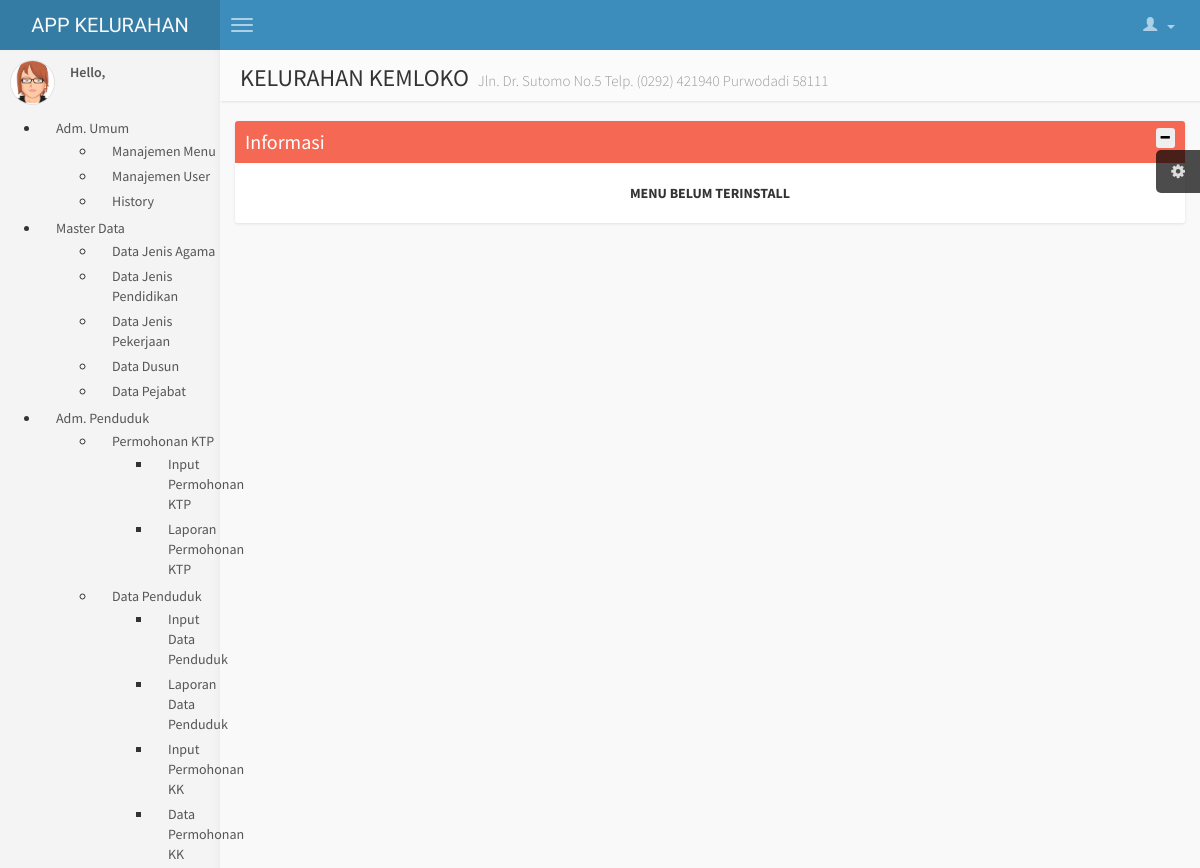
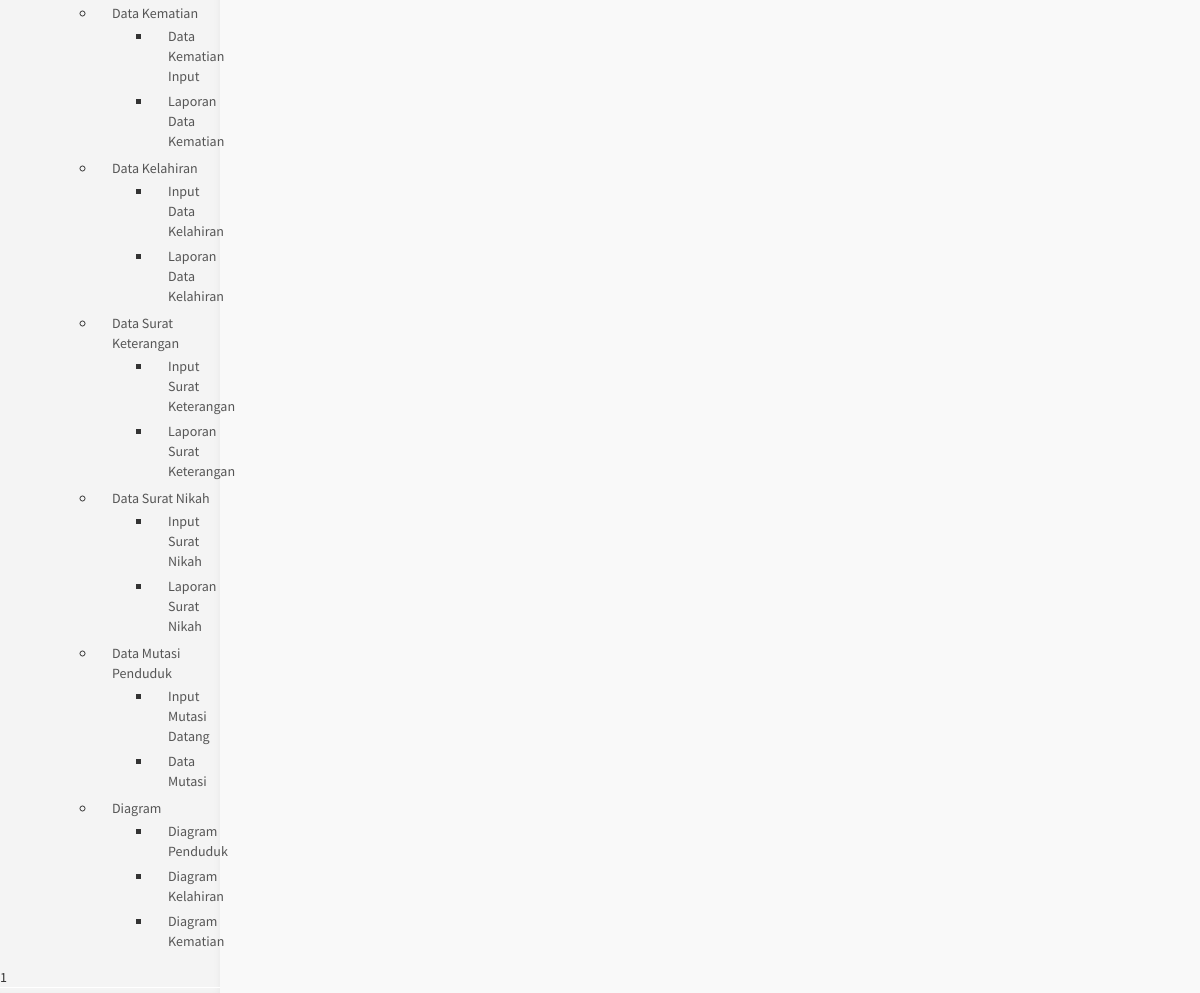
The page /media.php on the database its author committed (2 pictures, top to bottom).
### tables this page shows
CREATE TABLE `kel_menu` (
  `id_menu_utama` int(10) NOT NULL AUTO_INCREMENT,
  `sub_menu` int(10) DEFAULT NULL,
  `nama_menu` varchar(50) DEFAULT NULL,
  `status` enum('tidak tampil','tampil') DEFAULT NULL,
  `link_menu` varchar(50) DEFAULT NULL,
  `nama_link` varchar(50) DEFAULT NULL,
  `img_menu` varchar(255) DEFAULT NULL,
  PRIMARY KEY (`id_menu_utama`)
);

### fungsi_menu.php (the view, shortened to what this page needs)
<?php
      function get_menu($data, $parent = 0) {
	      static $i = 1;
	      $tab = str_repeat(" ", $i);
	      if (isset($data[$parent])) {
		      $html = "$tab<ul id='menu-tree' class='filetree'>";
		      foreach ($data[$parent] as $v) {
			       $child = get_menu($data, $v->id_menu_utama);
			       $html .= "$tab<li>";
			       $html .= '<a href="media.php?'.$v->link_menu.'">'.$v->nama_menu.'</a>';
			       if ($child) {
				       $html .= $child;
				       $html .= "$tab";
			       }
			       $html .= '</li>';
		      }
		      $html .= "$tab</ul>";
		      return $html;
	      }
        else {
		      return false;
	      }
      }
?>

### css/AdminLTE.css (style rules this page uses)
html, body { overflow-x: hidden!important; font-family: 'Source Sans Pro', sans-serif; -webkit-font-smoothing: antialiased; min-height: 100%; background: #f9f9f9; }
a { color: #3c8dbc; }
.skin-blue .sidebar a { color: #555555; }

### rows shown on the page
kel_menu: nama_menu "Adm. Umum"
kel_menu: nama_menu "Manajemen Menu"
kel_menu: nama_menu "Manajemen User"
kel_menu: nama_menu "History"
kel_menu: nama_menu "Master Data"
kel_menu: nama_menu "Data Jenis Agama"
kel_menu: nama_menu "Data Jenis Pendidikan"
kel_menu: nama_menu "Data Jenis Pekerjaan"
kel_menu: nama_menu "Data Dusun"
kel_menu: nama_menu "Data Pejabat"
kel_menu: nama_menu "Adm. Penduduk"
kel_menu: nama_menu "Permohonan KTP"
kel_menu: nama_menu "Input Permohonan KTP"
kel_menu: nama_menu "Laporan Permohonan KTP"
kel_menu: nama_menu "Data Penduduk"
kel_menu: nama_menu "Input Data Penduduk"
kel_menu: nama_menu "Laporan Data Penduduk"
kel_menu: nama_menu "Input Permohonan KK"
kel_menu: nama_menu "Data Permohonan KK"
kel_menu: nama_menu "Data Kematian"
kel_menu: nama_menu "Data Kematian Input"
kel_menu: nama_menu "Laporan Data Kematian"
kel_menu: nama_menu "Data Kelahiran"
kel_menu: nama_menu "Input Data Kelahiran"
kel_menu: nama_menu "Laporan Data Kelahiran"
kel_menu: nama_menu "Data Surat Keterangan"
kel_menu: nama_menu "Input Surat Keterangan"
kel_menu: nama_menu "Laporan Surat Keterangan"
kel_menu: nama_menu "Data Surat Nikah"
kel_menu: nama_menu "Input Surat Nikah"
kel_menu: nama_menu "Laporan Surat Nikah"
kel_menu: nama_menu "Data Mutasi Penduduk"
kel_menu: nama_menu "Input Mutasi Datang"
kel_menu: nama_menu "Data Mutasi"
kel_menu: nama_menu "Diagram"
kel_menu: nama_menu "Diagram Penduduk"
kel_menu: nama_menu "Diagram Kelahiran"
kel_menu: nama_menu "Diagram Kematian"

### other values the page prints
include "menu.php" "1"
